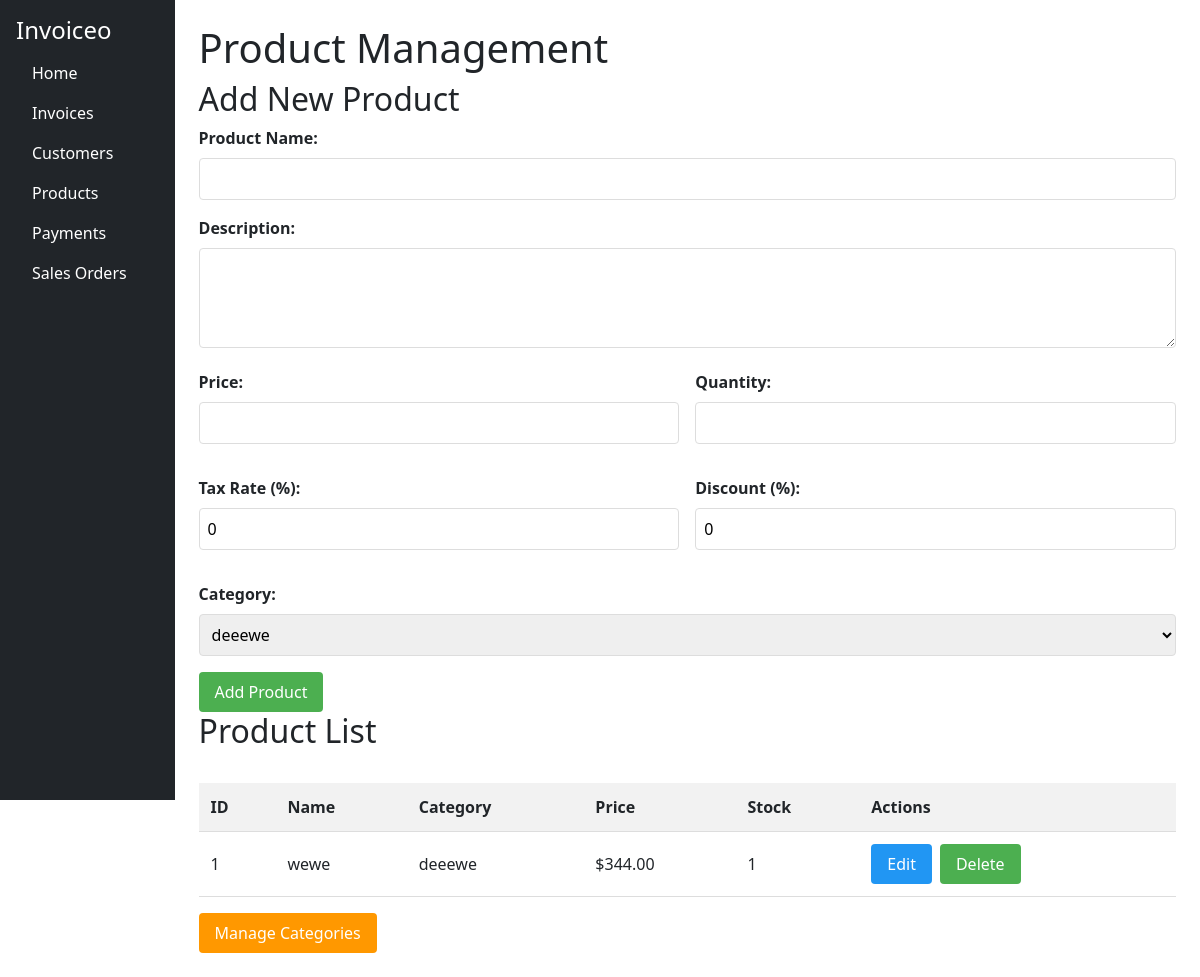
/products, run on an earlier commit of the app's database.
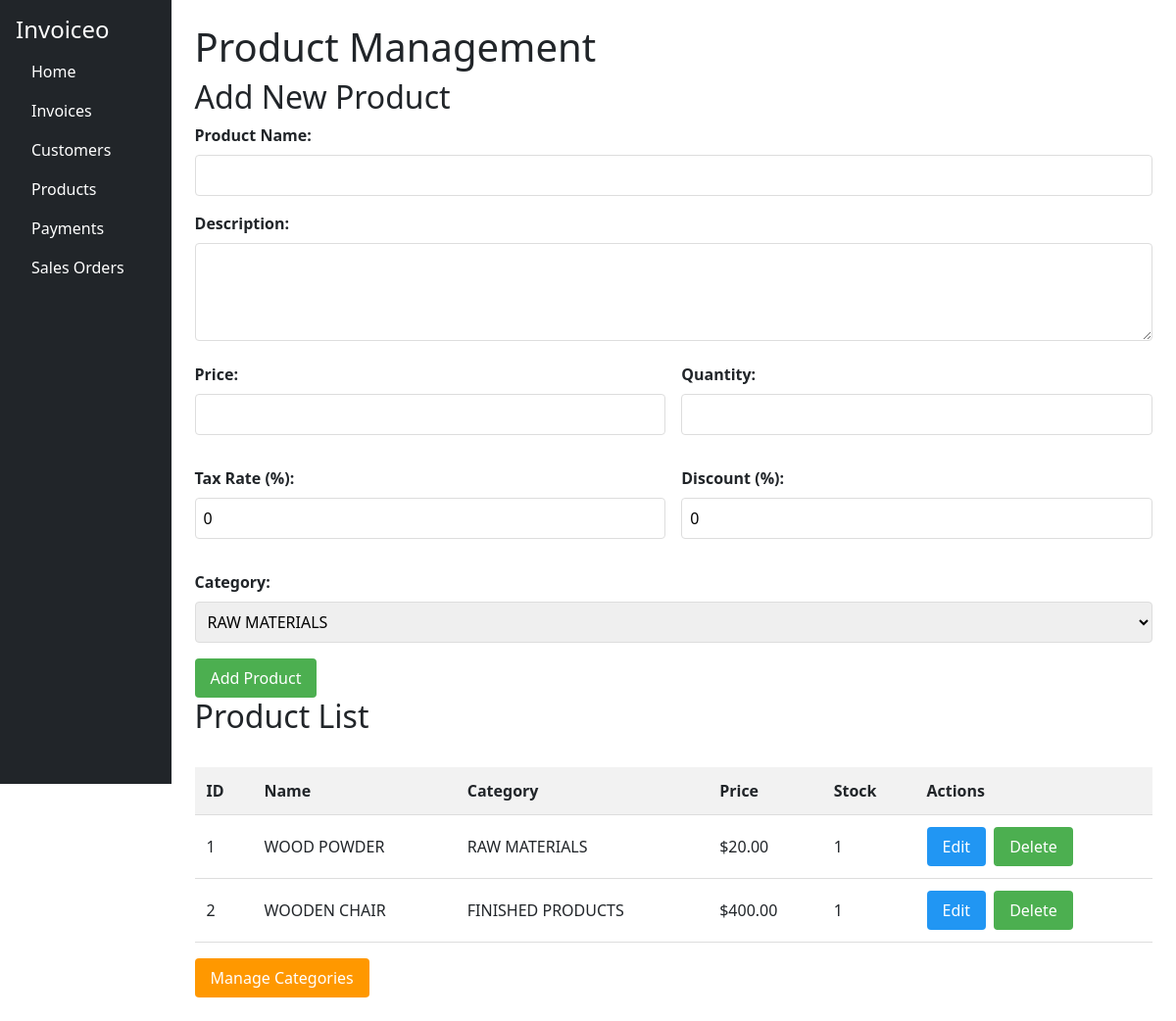
And on a later commit of the database.
### app.py (models this page shows)
class Product(db.Model):
    id = db.Column(db.Integer, primary_key=True)
    name = db.Column(db.String(100))
    description = db.Column(db.String(300))
    price = db.Column(db.Float)
    quantity = db.Column(db.Integer)
    tax_rate = db.Column(db.Float)
    discount = db.Column(db.Float)
    category_id = db.Column(db.Integer, db.ForeignKey('category.id'))
    created_at = db.Column(db.DateTime, default=datetime.utcnow)

class Category(db.Model):
    id = db.Column(db.Integer, primary_key=True)
    name = db.Column(db.String(100), unique=True)
    description = db.Column(db.String(300))
    products = db.relationship('Product', backref='category')

### app.py (the view)
@app.route('/products')
def products():
    all_products = Product.query.all()
    all_categories = Category.query.all()
    return render_template('products.html', products=all_products, categories=all_categories)

### templates/products.html
{% extends 'base.html' %}
{% block content %}
<h1>Product Management</h1>
<link rel="stylesheet" href="{{ url_for('static', filename='products.css') }}">
<h2>Add New Product</h2>
<form method="POST" action="/add_product">
    <div class="form-group">
        <label for="name">Product Name:</label>
        <input type="text" id="name" name="name" required>
    </div>
    <div class="form-group">
        <label for="description">Description:</label>
        <textarea id="description" name="description"></textarea>
    </div>
    <div class="form-row">
        <div class="form-group">
            <label for="price">Price:</label>
            <input type="number" step="0.01" id="price" name="price" required>
        </div>
        <div class="form-group">
            <label for="quantity">Quantity:</label>
            <input type="number" id="quantity" name="quantity" required>
        </div>
    </div>
    <div class="form-row">
        <div class="form-group">
            <label for="tax_rate">Tax Rate (%):</label>
            <input type="number" step="0.1" id="tax_rate" name="tax_rate" value="0">
        </div>
        <div class="form-group">
            <label for="discount">Discount (%):</label>
            <input type="number" step="0.1" id="discount" name="discount" value="0">
        </div>
    </div>
    <div class="form-group">
        <label for="category_id">Category:</label>
        <select id="category_id" name="category_id" required>
            {% for category in categories %}
            <option value="{{ category.id }}">{{ category.name }}</option>
            {% endfor %}
        </select>
    </div>
    <button type="submit">Add Product</button>
</form>
<h2>Product List</h2>
<table>
    <thead>
        <tr>
            <th>ID</th>
            <th>Name</th>
            <th>Category</th>
            <th>Price</th>
            <th>Stock</th>
            <th>Actions</th>
        </tr>
    </thead>
    <tbody>
        {% for product in products %}
        <tr>
            <td>{{ product.id }}</td>
            <td>{{ product.name }}</td>
            <td>{{ product.category.name }}</td>
            <td>${{ "%.2f"|format(product.price) }}</td>
            <td>{{ product.quantity }}</td>
            <td class="actions">
                <a href="{{ url_for('edit_product', id=product.id) }}" class="btn-edit">Edit</a>
                <form action="{{ url_for('delete_product', id=product.id) }}" method="POST">
                    <button type="submit" class="btn-delete" onclick="return confirm('Delete this product?')">Delete</button>
                </form>
            </td>
        </tr>
        {% endfor %}
    </tbody>
</table>
<a href="{{ url_for('categories') }}" class="btn-categories">Manage Categories</a>
{% endblock %}

What changed in the data, as far as the page shows it:
changed Product id 1: name "wewe" → "WOOD POWDER"; category.name "deeewe" → "RAW MATERIALS"; price "344.00" → "20.00"
added Product: id "2", name "WOODEN CHAIR", category.name "FINISHED PRODUCTS", price "400.00", quantity "1"
Also different on the page:
form field category_id: "deeewe" → "RAW MATERIALS"
